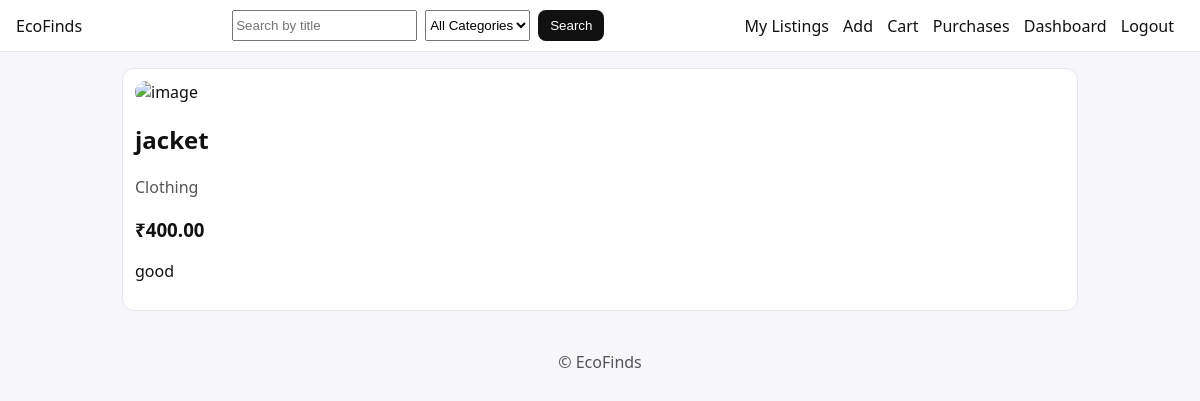
/listings/3 (signed in), run on the app's committed database.
### app.py (models this page shows)
class Product(db.Model):
    id = db.Column(db.Integer, primary_key=True)
    user_id = db.Column(db.Integer, db.ForeignKey('user.id'), nullable=False)
    title = db.Column(db.String(120), nullable=False)
    description = db.Column(db.Text, nullable=False)
    category = db.Column(db.String(50), nullable=False)
    price = db.Column(db.Float, nullable=False)
    image_url = db.Column(db.String(255), nullable=False, default="/static/img/placeholder.png")
    created_at = db.Column(db.DateTime, default=datetime.utcnow)

### app.py (the view)
@app.route('/listings/<int:pid>')
def product_detail(pid):
    prod = Product.query.get_or_404(pid)
    return render_template('product_detail.html', p=prod)

### templates/product_detail.html (shortened to what this page needs)
{% extends "base.html" %}
{% block content %}
<div class="card">
  <img class="big" src="{{ p.image_url }}" alt="image" onerror="this.src='/static/img/placeholder.png'"/>
  <h2>{{ p.title }}</h2>
  <p class="muted">{{ p.category }}</p>
  <h3>₹{{ '%.2f'|format(p.price) }}</h3>
  <p>{{ p.description }}</p>
</div>
{% endblock %}

### static/style.css (style rules this page uses)
* { box-sizing:border-box }
body { font-family:system-ui,-apple-system,Segoe UI,Roboto,Arial,sans-serif;margin:0;background:#f7f7fb;color:#111 }
.card { background:#fff;border:1px solid #e5e7eb;border-radius:12px;padding:12px }
img.big { width:100%;max-height:360px;object-fit:cover;border-radius:12px }
.muted { color:#555 }

### data on the page
Product: title "jacket", category "Clothing", price "400.00", description "good"
